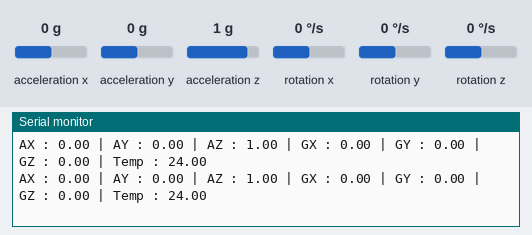
The sketch below on a simulated Arduino Uno, built with avr-gcc and run on an emulated ATmega328P. On the bench: the last lines printed to the serial monitor. Wiring (inferred from the names in the program): MPU-6050 motion sensor at I2C address 0x68. The inputs (shaded band) are chosen by the test bench; at power-on: rotation x 0 °/s, acceleration x 0 g, acceleration y 0 g, acceleration z 1 g, rotation y 0 °/s, rotation z 0 °/s.

Above: at 1.2 s.
1.3 s: rotation x set to -192 °/s
At 1.9 s:
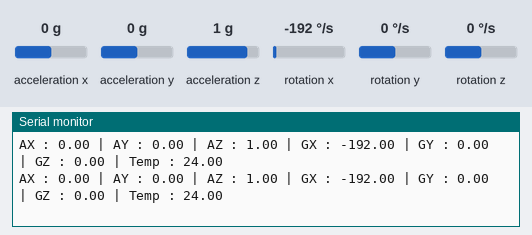
4.3 s: acceleration x set to -1.4 g
At 5.4 s:
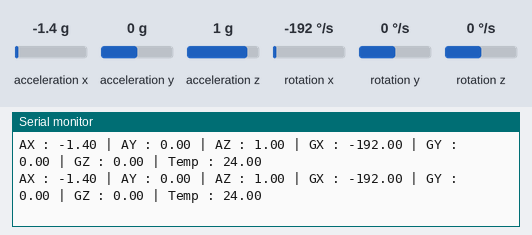
7.3 s: acceleration y set to -1.4 g
At 8.2 s:
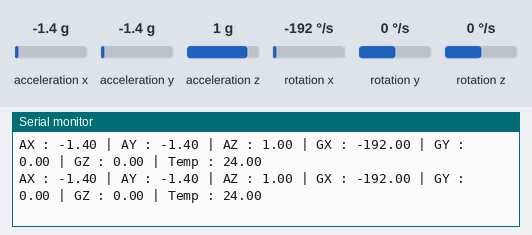

The sketch:

multiwii.ino
```cpp
// Debug modunda çalıştırmak için aktifleştirin.
#define DEBUG

// Gerekli kütüphaneler
#include <Wire.h>

void setup() {
  // Serial objesini başlat.
  // Baud Rate: 115200
  Serial.begin(115200);

  // Wire objesini başlat.
  // Baud Rate: 9600
  Wire.begin(9600);

  #ifdef DEBUG
  // Karşılama mesajı
  Serial.println("Program start");
  #endif

  // MPU6050 ayarlarını yap.
  mpuConfig();
}

void loop() {
  // Tüm sensör verileri oku.
  readAllSensors();
}
```

sensor.ino
```cpp
/* MPU6050 sensörünü okumak için gerekli fonksiyonlar -
 *   MPU6050 Datasheet    : http://invensense.com/mems/gyro/documents/PS-MPU-6000A-00v3.4.pdf
 *   MPU6050 Register Map : http://dlnmh9ip6v2uc.cloudfront.net/datasheets/Sensors/Accelerometers/RM-MPU-6000A.pdf
 */

// MPU6050 Register adresleri
#define MPU6050        0x68  // Aygıtın kendi adresi
#define MPU_DLPF       0x1A  // Dijital alçak geçiren filtre ayarlarını yapar.
#define GYRO_CONFIG    0x1B  // Jiroskop veri aralığını tanımlar.
#define ACCEL_CONFIG   0x1C  // İvmeölçer veri aralığını tanımlar
#define ACCEL_XOUT_H   0x3B  //
#define TEMP_OUT_H     0x41  //
#define GYRO_XOUT_H    0x43  //
#define MPU_USER_CTRL  0x6A  //
#define MPU_PWR_MGMT1  0x6B  // Güç modunu ve saat kaynağını belirler.

// Sabitler
const int kAccelScale = 8193; // İvmeölçer sabiti
const float kGyroScale = 65.5; // Jiroskop sabiti
const float kTempScale = 36.53; // Sıcaklık sensörü sabiti

// Okunan sensör verilerinin kaydedileceği değişkenler
float ax, ay, az, temp, gx, gy, gz;

// I2C den gelen verilerin geçici olarak kaydedileceği dizi
byte buffer[14];

// MPU6050 başlangıç ayarlarını yapar.
void mpuConfig() {
  #ifdef DEBUG
  Serial.println("Configuring MPU6050");
  #endif

  // Jiroskop aralığı : +-500 d/s
  writeTo(MPU6050, GYRO_CONFIG, 0x08);
  // İvmeölçer aralığı : +-4g
  writeTo(MPU6050, ACCEL_CONFIG, 0x08);
  // Saat kaynağı dahili 8MHz osilatör. Sürekli çalışma moduna ayarla.
  writeTo(MPU6050, MPU_PWR_MGMT1, 0x00);
  // Dijital Filtre :
  //   İVMEÖLÇER  : Bandwidth = 44Hz - Delay = 4.9ms
  //   JİROSKOP   : Bandwidth = 42Hz - Delay = 4.8ms
  writeTo(MPU6050, MPU_DLPF, 0x03);
}

// Her sensörün tüm eksenlerini okur.
void readAllSensors()
{
  readFrom(MPU6050, ACCEL_XOUT_H, 14); // 'ACCEL_XOUT_H' registerından başlayarak 14 bytelık veri oku.

  ax = (float)(buffer[0] << 8 | buffer[1]) / kAccelScale; // İvmeölçer X ekseni
  ay = (float)(buffer[2] << 8 | buffer[3]) / kAccelScale; // İvmeölçer Y ekseni
  az = (float)(buffer[4] << 8 | buffer[5]) / kAccelScale; // İvmeölçer Z ekseni
  gx = (float)(buffer[8] << 8 | buffer[9]) / kGyroScale; // Jiroskop X ekseni
  gy = (float)(buffer[10] << 8 | buffer[11]) / kGyroScale; // Jiroskop Y ekseni
  gz = (float)(buffer[12] << 8 | buffer[13]) / kGyroScale; // Jiroskop Z ekseni
  temp =  (float)(buffer[6] << 8 | buffer[7]) / 340 + 36.53; // Sıcaklık

  #ifdef DEBUG
  // Debug modunda ölçülen değerleri yazdır
  Serial.print("AX : ");
  Serial.print(ax);
  Serial.print(" | AY : ");
  Serial.print(ay);
  Serial.print(" | AZ : ");
  Serial.print(az);
  Serial.print(" | GX : ");
  Serial.print(gx);
  Serial.print(" | GY : ");
  Serial.print(gy);
  Serial.print(" | GZ : ");
  Serial.print(gz);
  Serial.print(" | Temp : ");
  Serial.println(temp);
  #endif
}

// Adresi belirtilen aygıtın belirtilen registerına verilen değeri kaydeder.
void writeTo(int device_address, byte register_address, byte value)
{
  Wire.beginTransmission(device_address); // Aygıtla haberleşmeyi başlat.
  Wire.write(register_address);           // Register adresini gönder.
  Wire.write(value);                      // Yazılacak değeri gönder.
  Wire.endTransmission();                 // Haberleşmeyi bitir.
}

// Adresi belirtilen aygıtın belirtilen registerından verilen sayı kadar byte okur.
void readFrom(int device_address, byte address, int count)
{
  Wire.beginTransmission(device_address); // Aygıtla haberleşmeyi başlat.
  Wire.write(address);                    // Register adresini gönder.
  Wire.endTransmission();                 // Haberleşmeyi bitir.

  Wire.beginTransmission(device_address);  // Haberleşmeyi başlat.
  Wire.requestFrom(device_address, count); // Belirtilen sayı kadar byte iste.

  // I2C kanalında bulunan bütün veriyi oku ve 'buffer' registerına kaydet.
  int i = 0; // Okunan byteları sayacak değişken
  while(Wire.available())
  {
    buffer[i] = Wire.read();
    i++;
  }
  Wire.endTransmission(); // Haberleşmeyi bitir.
}
```

Measured:
- after the input at 1.3 s, the serial monitor: prints a new line at once (image 1)
- after the input at 4.3 s, the serial monitor: prints a new line at once (image 2)
- after the input at 7.3 s, the serial monitor: prints a new line at once (image 3)
